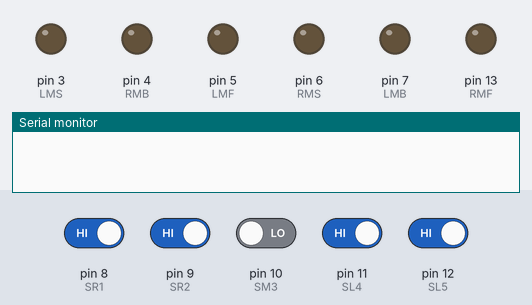
Bench run of a sketch on a simulated Arduino Uno, built with avr-gcc and run on an emulated ATmega328P. Shown: output pins drawn as LEDs (lit = HIGH), the last lines printed to the serial monitor. Inputs (shaded band) come from the test bench; at power-on: pin 8 (SR1), pin 9 (SR2), pin 11 (SL4), pin 12 (SL5) HIGH, pin 10 (SM3) LOW.

Above: at 1.2 s.
1.3 s: pin 10 (SM3) driven HIGH
At 2.5 s:
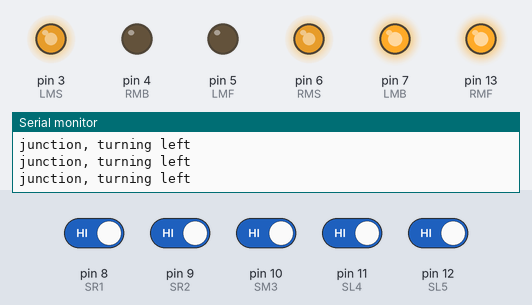
2.8 s: pin 8 (SR1) driven LOW
At 4.0 s:
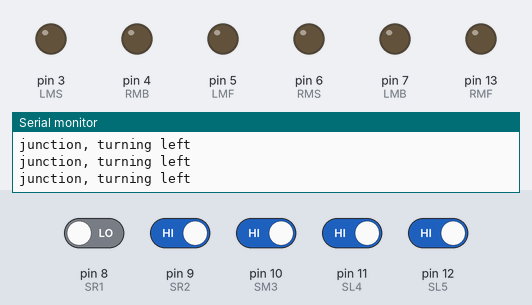
4.3 s: pin 9 (SR2) driven LOW
At 5.0 s:
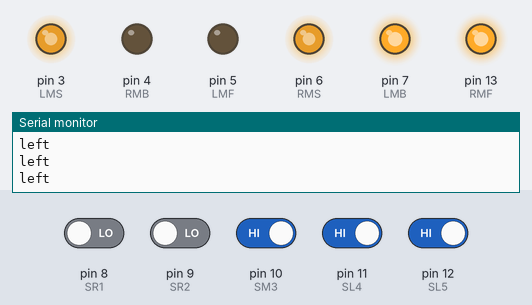
6.2 s: pin 9 (SR2) driven HIGH
At 6.6 s:
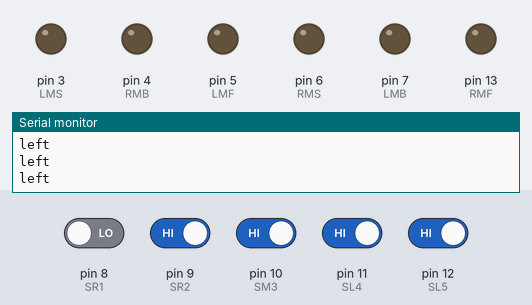
7.7 s: pin 12 (SL5) driven LOW
At 8.8 s:
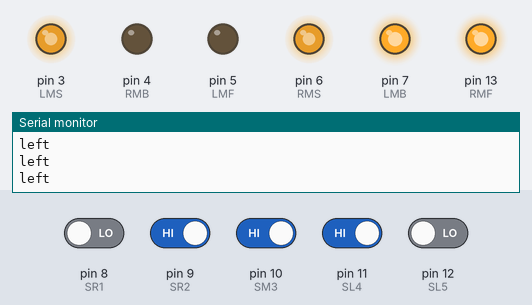
9.2 s: pin 8 (SR1) driven HIGH and pin 11 (SL4) driven LOW
At 10.4 s:
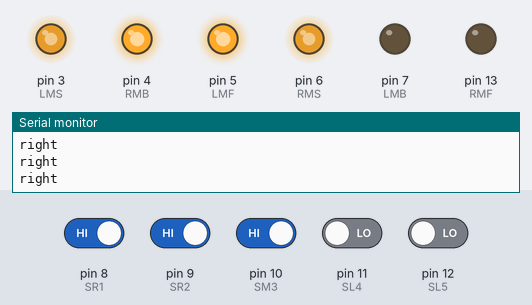
Timing chart, 0 to 11.7 s (numbered marks = the images above; inputs shaded):
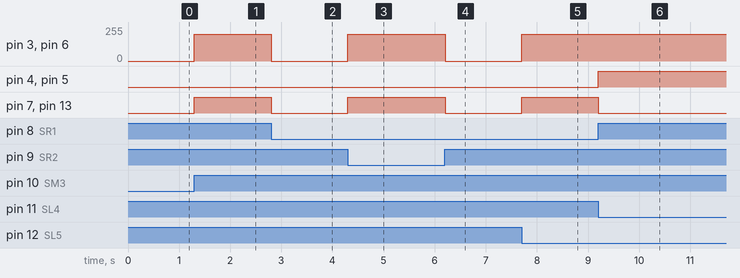

Measured:
- after the input at 1.3 s, pin 3 (LMS), pin 6 (RMS): 0/255 → 200/255 at once; pin 7 (LMB), pin 13 (RMF): LOW → HIGH at once
- after the input at 2.8 s, pin 3 (LMS), pin 6 (RMS): 200/255 → 0/255 at once; pin 7 (LMB), pin 13 (RMF): HIGH → LOW at once
- after the input at 4.3 s, pin 3 (LMS), pin 6 (RMS): 0/255 → 200/255 at once; pin 7 (LMB), pin 13 (RMF): LOW → HIGH at once
- after the input at 6.2 s, pin 3 (LMS), pin 6 (RMS): 200/255 → 0/255 at once; pin 7 (LMB), pin 13 (RMF): HIGH → LOW at once
- after the input at 7.7 s, pin 3 (LMS), pin 6 (RMS): 0/255 → 200/255 at once; pin 7 (LMB), pin 13 (RMF): LOW → HIGH at once
- after the input at 9.2 s, pin 4 (RMB), pin 5 (LMF): LOW → HIGH at once; pin 7 (LMB), pin 13 (RMF): HIGH → LOW at once

The sketch:

robocar1.ino
```cpp
// Define your pin assignments
#define LMS 3
#define LMB 7
#define LMF 5

#define RMS 6
#define RMB 4
#define RMF 13

#define SR1 8
#define SR2 9
#define SM3 10
#define SL4 11
#define SL5 12

void setup() {
  pinMode(LMF, OUTPUT);
  pinMode(LMB, OUTPUT);
  pinMode(LMS, OUTPUT);

  pinMode(RMF, OUTPUT);
  pinMode(RMB, OUTPUT);
  pinMode(RMS, OUTPUT);

  pinMode(SR1, INPUT);
  pinMode(SR2, INPUT);
  pinMode(SM3, INPUT);
  pinMode(SL4, INPUT);
  pinMode(SL5, INPUT);

  Serial.begin(9600);
}

void loop() {
  int sr1 = digitalRead(SR1);
  int sr2 = digitalRead(SR2);
  int sm3 = digitalRead(SM3);
  int sl4 = digitalRead(SL4);
  int sl5 = digitalRead(SL5);

  if (atJunction(sr1, sr2, sm3, sl4, sl5)) {
    left();
    Serial.println("junction, turning left");
  }
   else if (sr1 == 0 && sr2 == 0 && sm3 == 1 && sl4 == 0 && sl5 == 0) {
    forward();
    Serial.println("forward");
  } else if ((sr1 == 1 && sr2 == 1 && sm3 == 1 && sl4 == 0 && sl5 == 0)||(sr1 == 1 && sr2 == 1 && sm3 == 0 && sl4 == 0 && sl5 == 0)){
    right();
    Serial.println("right");
  }
    else if ((sr1 == 0 && sr2 == 0 && sm3 == 1 && sl4 == 1 && sl5 == 1) ||
         (sr1 == 0 && sr2 == 0 && sm3 == 1 && sl4 == 1 && sl5 == 0) ||
         (sr1 == 0 && sr2 == 1 && sm3 == 1 && sl4 == 1 && sl5 == 0)||
         (sr1 == 0 && sr2 == 0 && sm3 == 0 && sl4 == 1 && sl5 == 1)) {
  left();
  Serial.println("left");
}

   else if (sr1 == 0 && sr2 == 1 && sm3 == 0 && sl4 == 0 && sl5 == 0) {
    smoothright();
    Serial.println("smooth right");
  } else if (sr1 == 0 && sr2 == 0 && sm3 == 0 && sl4 == 1 && sl5 == 0) {
    smoothleft();
    Serial.println("smooth left");
  } else if (sr1 == 1 && sr2 == 0 && sm3 == 0 && sl4 == 0 && sl5 == 0) {
    smoothright();
    Serial.println("smooth right");
  } else if (sr1 == 0 && sr2 == 0 && sm3 == 0 && sl4 == 0 && sl5 == 1) {
    smoothleft();
    Serial.println("smooth left");
  }
  else {
    stopMotors();
    //Serial.println("stop");
  }
}

// Function to detect a junction
bool atJunction(int sr1, int sr2, int sm3, int sl4, int sl5) {
  // Define the conditions that indicate a junction (all sensors detecting junction)
  return sr1 == 1 && sr2 == 1 && sm3 == 1 && sl4 == 1 && sl5 == 1;
}

// ... (rest of your motor control functions remain the same)


// Motor control functions
void forward() {
  digitalWrite(LMF, HIGH);
  digitalWrite(LMB, LOW);
  analogWrite(LMS, 110);

  digitalWrite(RMF, HIGH);
  digitalWrite(RMB, LOW);
  analogWrite(RMS, 100);
}

void right() {
  digitalWrite(LMF, HIGH);
  digitalWrite(LMB, LOW);
  analogWrite(LMS, 200);

  digitalWrite(RMF, LOW);
  digitalWrite(RMB, HIGH);
  analogWrite(RMS, 200);
}

void smoothright() {
  digitalWrite(LMF, HIGH);
  digitalWrite(LMB, LOW);
  analogWrite(LMS, 100);

  digitalWrite(RMF, LOW);
  digitalWrite(RMB, HIGH);
  analogWrite(RMS, 100);
}

void left() {
  digitalWrite(LMF, LOW);
  digitalWrite(LMB, HIGH);
  analogWrite(LMS, 200);

  digitalWrite(RMF, HIGH);
  digitalWrite(RMB, LOW);
  analogWrite(RMS, 200);
}

void smoothleft() {
  digitalWrite(LMF, LOW);
  digitalWrite(LMB, HIGH);
  analogWrite(LMS, 100);

  digitalWrite(RMF, HIGH);
  digitalWrite(RMB, LOW);
  analogWrite(RMS, 100);
}

void stopMotors() {
  digitalWrite(LMF, LOW);
  digitalWrite(LMB, LOW);
  digitalWrite(RMF, LOW);
  digitalWrite(RMB, LOW);
  analogWrite(RMS, 0);
  analogWrite(LMS, 0);
}
```
